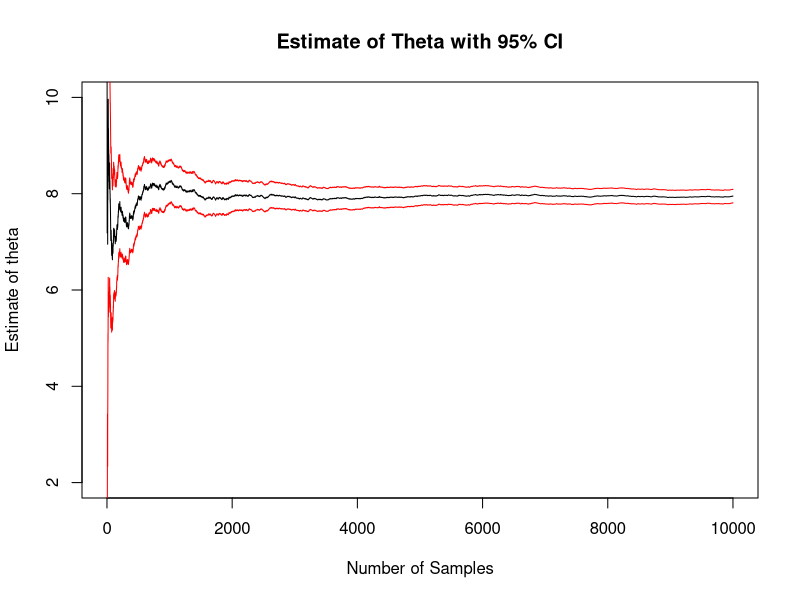
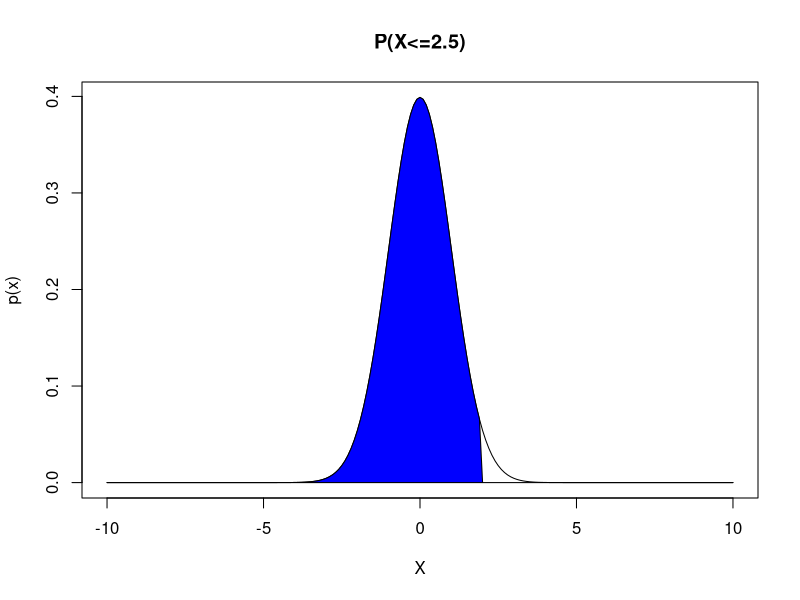
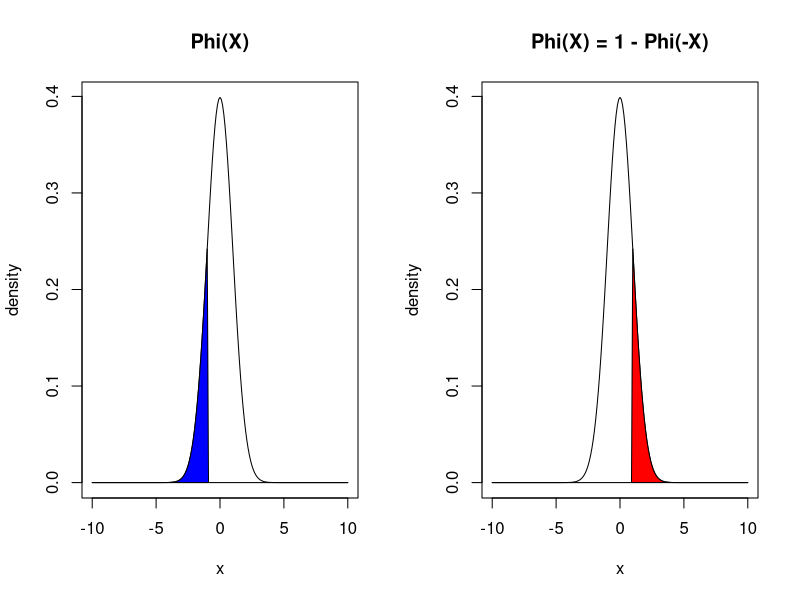
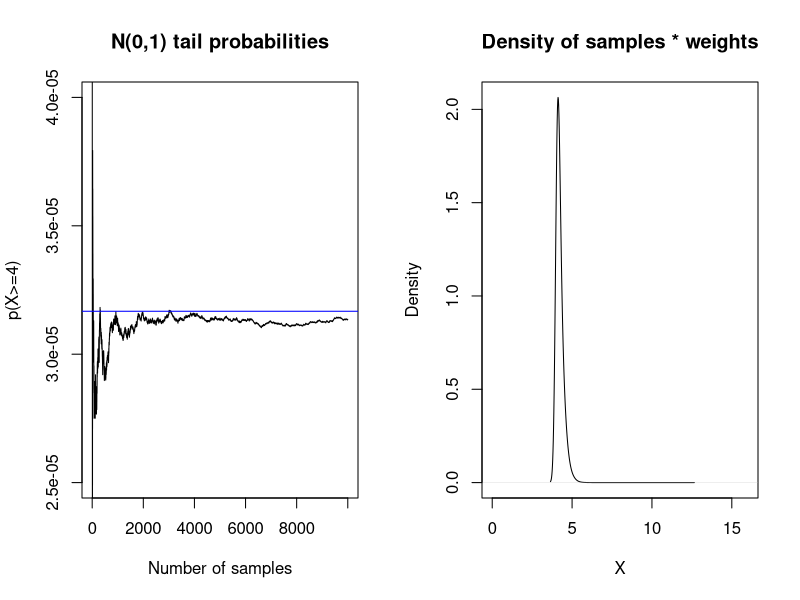
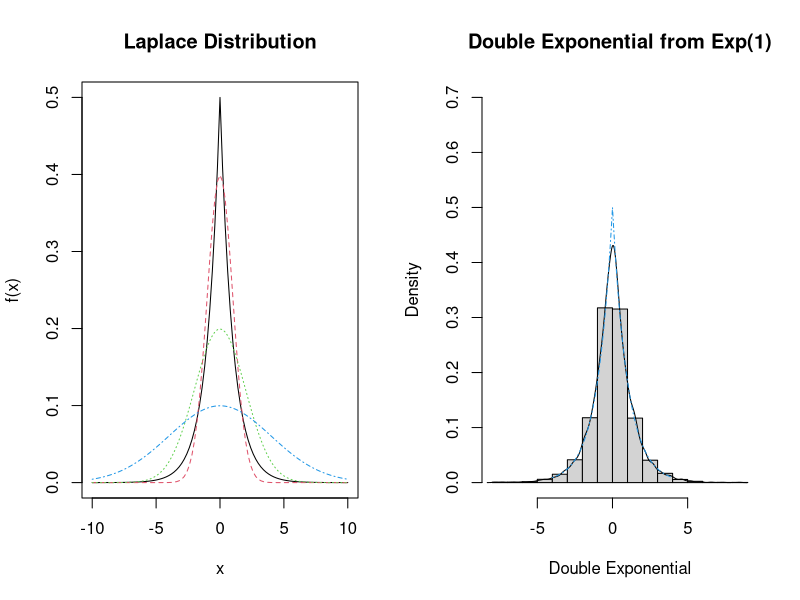
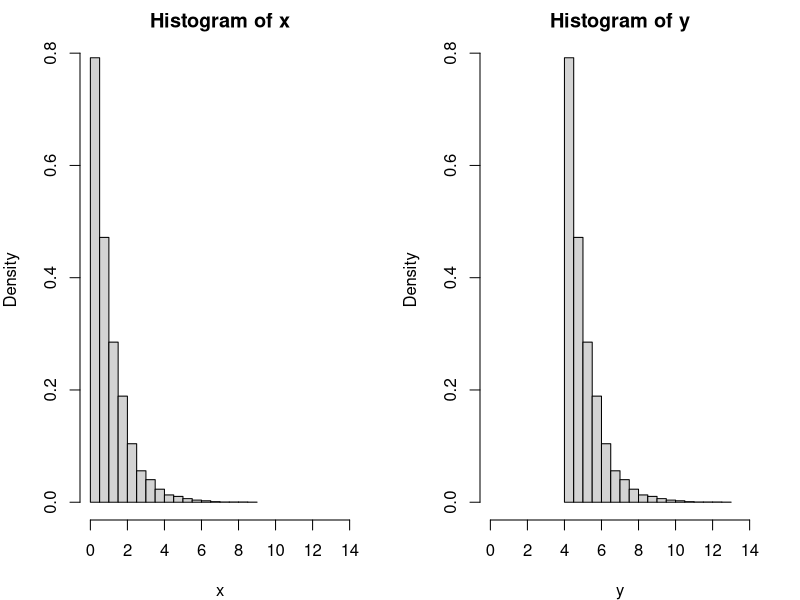
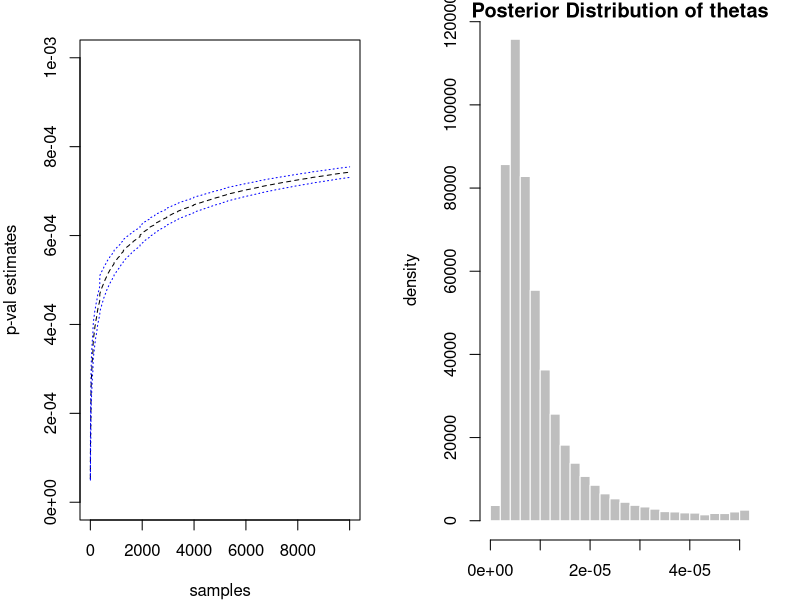
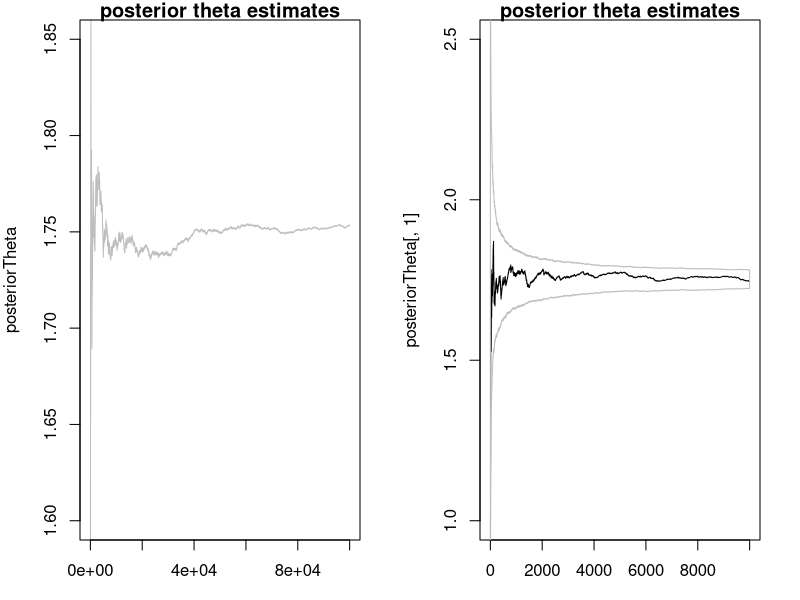

R code for these plots, in order:
## ---- chunk 1
n = 10000 ## sample size
h <- function(x) { 3*x^2 } ## function of interest, h(x)
X <- runif(n = n, min = 0, max = 2)  ## samples from f(x)
v = 2 * mean(h(X)) ## 2 * E[h(x)]
print(v) ## approximately 8
integrate(f = h, lower = 0, upper = 2)
## ---- chunk 2
N = 10000 ## sample size
h <- function(x) { 3*x^2 } ## function of interest, h(x)
X <- runif(n = N, min = 0, max = 2)  ## samples from f(x)
h_values <- 2 * h(X)

cumMean <- function(x, n){
  num = cumsum(x)
  denom = 1:n
  result = num/denom
  return(result)
}

## ---- chunk 3
cumSE <- function(x, n){
  m = mean(x)
  num = sqrt(cumsum((x - m)^2))
  denom = 1:n
  result = num/denom ## cummulative mean of (x_i - theta)^2
  return(result)
}

thetas = cumMean(h_values, N)
SE = cumSE(h_values, N)


## ---- chunk 4
plot(x = 1:N, y = thetas, type = "l", ylim = c(2, 10), xlab = "Number of Samples",
     ylab = "Estimate of theta",
     main = "Estimate of Theta with 95% CI")
lines(x = 1:N, y = thetas + 1.96*SE, col = "red") ## CI
lines(x = 1:N, y = thetas - 1.96*SE, col = "red") ## CI

## ---- chunk 5
## final estimate
thetaHat = mean(h_values)
se <- sd(x = h_values)/sqrt(N)
ci <- thetaHat + 1.96*c(-1,1) * se

print("Theta estimate: ")
print(thetaHat)
print("Confidence Intervals")
print(ci)

## ---- chunk 6
x <- seq(from = -10, to = 10, by = 0.1)

out = dnorm(x)
out[x >= 2] = 0

plot(x, dnorm(x), type = "l", main = "P(X<=2.5)", 
     xlab = "X", ylab = "p(x)")
polygon(x, out, col = "blue")

## ---- chunk 7
N = 10000
x = 2.5
t = runif(N, 0, 2.5)
p = 0.5 + 1/sqrt(2*pi) * mean(x * exp(-t^2 / 2))

print(p)
print(x = pnorm(q = 2.5, lower.tail = TRUE))

## ---- chunk 8
x <- seq(from = -10, to = 10, by = 0.1)

out = dnorm(x)
out[x > -1] = 0

par(mfrow = c(1,2))
plot(x, dnorm(x), type = "l", main = "Phi(X)", ylab = "density")
polygon(x, out, col = "blue")


out = dnorm(x)
out[x < 1] = 0

plot(x, dnorm(x), type = "l", main = "Phi(X) = 1 - Phi(-X)", , ylab = "density")
polygon(x, out, col = "red")

## ---- chunk 9
N = 10000
x = 3.2
Z = rnorm(N)
p_val = mean(Z <= x)
print(p_val)
print(sum(Z > x)) ## few samples with Z > x
## ---- chunk 10
set.seed(9124555) ## won't show up
## ---- chunk 11
N = 10000; x = 4
t = rnorm(N) >= x ## looking at the lower tail
p_val = sum(t)/N
print(sum(t)) ## only 1 sample greater or equal to 4
print(p_val)

## compare this with
RPval = pnorm(q = 4, lower.tail = FALSE) ## lower tail
print(RPval)
## ---- chunk 12
N = 10^4 
t = 4
X = rexp(N) + t
w = dnorm(X)/dexp(X - t) ## importance sampling weights dnorm/dexp(x-4)

theta = mean(w)
cumTheta = cumsum(w) / 1:N

## ---- chunk 13
plot(cumTheta, type = "l", main = "N(0,1) tail probabilities",
     xlab = "Number of samples", ylab = "p(X>=4)",
     ylim = c(2.5 * 10^(-5), 4 * 10^(-5)))
abline(a = pnorm(t, lower.tail = FALSE), b = 0, col = "blue")

## Exercise: Compare the results
#print(pnorm(t, lower.tail = FALSE))
#print(theta) 

## ---- chunk 14


plot(density(X, weights=w/sum(w)), main = "Density of samples * weights",
     xlab = "X", ylab = "Density",
     xlim = c(0,16)) ## plot density of samples from Exp(x - 4) * weights

## ---- chunk 15

f <- function(x){
  out = (1/2) * exp(x = -1 * abs(x))
  return(out)
}

curve(expr = f, from = -10, to = 10, type = "l",
      main = "Laplace Distribution")

curve(expr = dnorm(x, sd = 1), from = -10, to = 10, type = "l",
      lty = 2, col = 2,
      add = TRUE)

curve(expr = dnorm(x, sd = 2), from = -10, to = 10, type = "l",
      lty = 3, col = 3,
      add = TRUE)


curve(expr = dnorm(x, sd = 4), from = -10, to = 10, type = "l",
      lty = 4, col = 4,
      add = TRUE)


## ---- chunk 16
N = 10000
x = rnorm(N)
w = f(x)/dnorm(x) 
theta <- mean(x = x^2 * w)
print(theta)


x = rnorm(N, sd = 2)
w = f(x)/dnorm(x) 
theta <- mean(x = x^2 * w)
print(theta)

## ---- chunk 17

x = rnorm(N, sd = 4)
w = f(x)/dnorm(x, sd = 4)
theta <- mean(x = x^2 * w)
print(theta)



## ---- chunk 18
N = 10^4
f <- function(x){
  out = (1/2) * exp(x = -1 * abs(x))
  return(out)
}
pos_neg <- sample(x = c(-1,1), size = N, replace = TRUE)
x = rexp(n = N)
double_exp = pos_neg * x 

hist(double_exp, probability = TRUE, ylim = c(0,0.7),
     main = "Double Exponential from Exp(1)",
     xlab = "Double Exponential", ylab = "Density")
lines(density(double_exp))
curve(expr = f, from = -4, to = 4, add = TRUE, col = 4, lty = 4)


theta = mean(double_exp^2)
print(paste("theta estimate: ", theta))

## ---- chunk 19
n = 10^4
x = rexp(n = n, rate = 1)
alpha = 4
y = x + alpha
par(mfrow = c(1,2), mar = c(4,4,2,2))

hist(x, probability = TRUE, xlim = c(0, 14))
hist(y, probability = TRUE, xlim = c(0, 14))


## ---- chunk 20

x = rexp(n = n, rate = 1)
alpha = 10
y = x + alpha
w = dt(x = y, df = 5)/dexp(x = (y-alpha), rate = 1)
MC_p_val = mean(w)
deterministic_p_val = integrate(f = function(x) dt(x, df = 5), alpha, Inf)

print(MC_p_val)
print(deterministic_p_val)
print(pt(q = 10, df = 5, lower.tail = FALSE))

## ---- chunk 21
pvals = cumsum(w/1:n)
sterr = sqrt(cumsum((w - pvals)^2))/(1:10^4)

par(mar = c(4,4,2,2))
plot(x = 1:10^4, y = pvals, type = "l", lty = 2, 
     xlab = "samples", ylab = "p-val estimates", ylim = c(0, 0.001))
lines(pvals + 1.96*sterr, col = "blue", lty = 3)
lines(pvals - 1.96*sterr, col ="blue", lty = 3)


## ---- chunk 22

par( mar = c(3, 4, 1, 2))

N = 10^5
X = 2.5

thetas = rnorm(N, X, sd = 1)

weights = dcauchy(x = thetas, location = 0, scale = 1) ## 1/(pi * (1 + s^2))
sumOfWeights = sum(weights)

posteriorDist =  (weights )/(sumOfWeights)
hist(posteriorDist, probability = TRUE, 
     col = "gray", border = "white",
     main = "Posterior Distribution of thetas",
     xlab = "theta", ylab = "density")

## ---- chunk 23
## The expectation of the posterior distribution
posteriorThetaEst = sum((thetas * weights)/ sumOfWeights)
print(posteriorThetaEst)


## Effective Sample Size
ESS = 1 / sum( (weights / sumOfWeights)^2) ## Effective Sample Size
print(ESS)

## ---- chunk 24
posteriorTheta = cumsum(thetas * weights) / cumsum(weights)

plot(posteriorTheta, type = "l", main = "posterior theta estimates",
     ylim = c(1.6, 1.85), col = "gray")

## ---- chunk 25
X = 2.5
N = 10^4
M = 1000
thetas = matrix(data = rnorm(N*M), ncol = M) + X ## N(0,1) + 2.5
weights = dcauchy(x = thetas, location = 0, scale = 1)
posteriorTheta = apply(thetas * weights, 2, cumsum) / apply(weights, 2, cumsum)

## ---- chunk 26
## look at the first column estimates
plot(posteriorTheta[,1], main = "posterior theta estimates",
    ylim = c(1, 2.5), type = "l")
## grab the 2.5 and 97.5 quantiles for a 95% CI
confInts = apply(posteriorTheta, 1, quantile, c(0.025, 0.975)) 
polygon(x = c(1:N, N:1), y = c(confInts[1,], rev(confInts[2,])), border = "gray")
